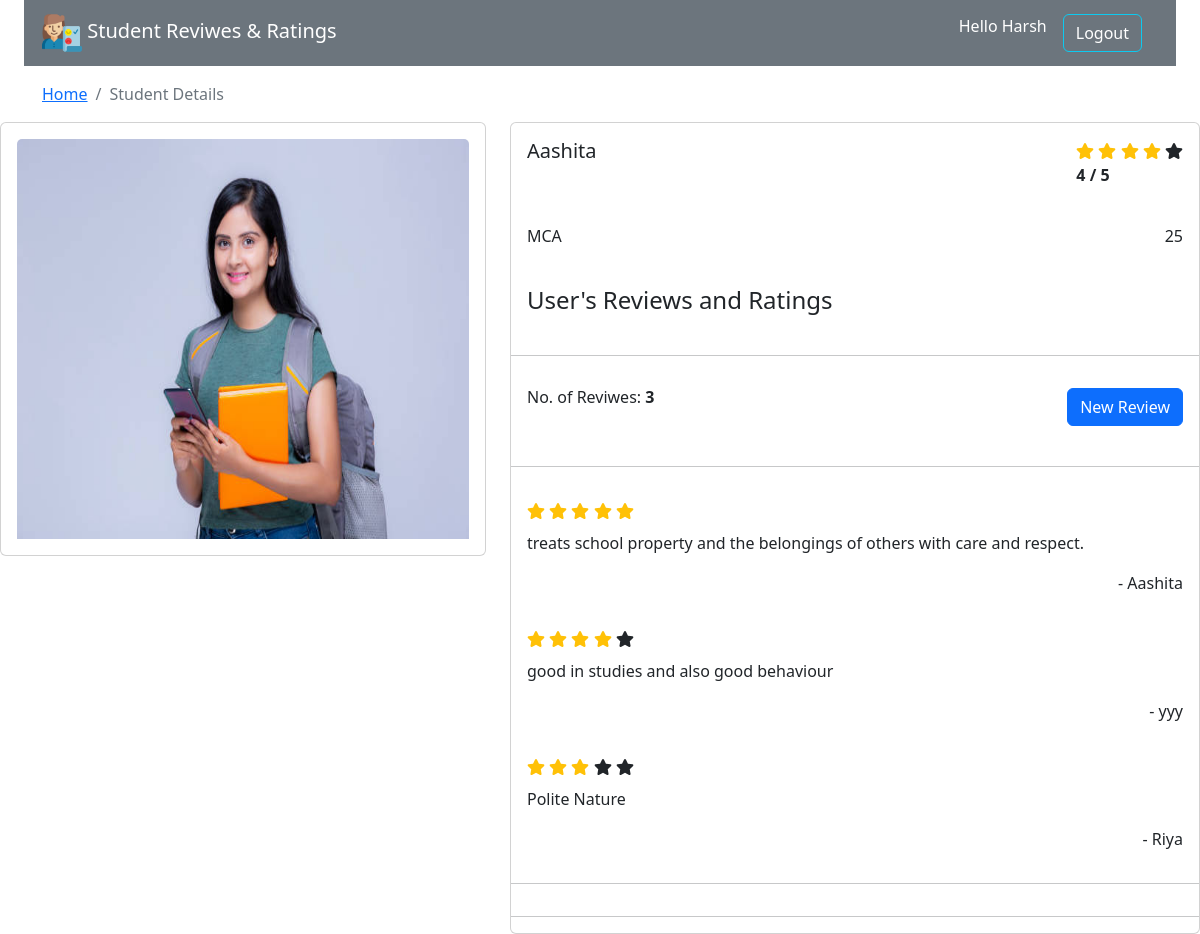
/StudentDetails.php?id=2 (signed in), run on the app's committed database.
### tables this page shows
CREATE TABLE `student_details` (
  `stu_id` int(11) NOT NULL,
  `stu_name` varchar(200) NOT NULL,
  `stu_img` varchar(100) NOT NULL,
  `stu_age` varchar(200) NOT NULL,
  `stu_edu` varchar(100) NOT NULL
);

CREATE TABLE `review` (
  `review_id` int(11) NOT NULL,
  `user_rating` tinyint(4) NOT NULL,
  `user_review` varchar(200) NOT NULL,
  `datetime` datetime NOT NULL,
  `sid` int(11) DEFAULT NULL,
  `logger_id` int(11) DEFAULT NULL
);

CREATE TABLE `user` (
  `user_id` int(11) NOT NULL,
  `user_name` varchar(200) NOT NULL,
  `user_email` varchar(200) NOT NULL,
  `user_password` varchar(200) NOT NULL
);

### StudentDetails.php (the view, shortened to what this page needs)
<!DOCTYPE html>
<html lang="en">
<head>
</head>
<body>
    <div class="container-fluid">
      <?php include 'header.php'?>
        <nav aria-label="breadcrumb">
            <div class="container my-3">
                <ol class="breadcrumb">
                    <li class="breadcrumb-item"><a href="index.php">Home</a></li>
                    <li class="breadcrumb-item active" aria-current="page">Student Details</li>
                  </ol>
            </div>
        </nav>
  </div>
        <?php
           require 'connection.php';
           $student_id = $_GET['id'];
           $sql = "SELECT * FROM student_details WHERE stu_id = $student_id";
           $result=$conn->query($sql);
        ?>
        <div class="d-flex justify-content-center">
          <div class="row">
            <?php      $data = mysqli_fetch_assoc($result);
              ?>
            <div class="col-sm-5">
              <div class="card">
                <div class="card-body">
                  <img src="./Images/<?php echo $data['stu_img'] ?>" class="card-img-top" alt="..." width="150" height="400">
                </div>
              </div>
            </div>
            <?php
                  $sql_review = "SELECT * from review as r join student_details as s on r.sid=s.stu_id JOIN user as u on u.user_id=r.logger_id WHERE stu_id=$student_id ";
                  $result_review=$conn->query($sql_review);
                  $value = mysqli_fetch_all($result_review,MYSQLI_ASSOC);
                ?>
                <?php
                    $sql_avg = "SELECT AVG(user_rating) AS AVG FROM review WHERE sid = $student_id";
                    $result_avg = $conn->query($sql_avg);
                    $average = mysqli_fetch_assoc($result_avg);
                ?>
                <?php
                    $sql_count = "SELECT COUNT(user_rating) AS TOTALCOUNT FROM review WHERE sid=$student_id";
                    $result_count = $conn->query($sql_count);
                    $count = mysqli_fetch_assoc($result_count);
                ?>
            <div class="col-sm-7">
              <div class="card">
                <div class="card-body d-flex justify-content-between">
                  <h5 class="card-title"><?php echo $data['stu_name'] ?></h5>
                  <p class="card-title">
                    <?php
                      $avg = abs($average['AVG']);
                      if($avg > 0){
                        for($i=1;$i<=5;$i++){
                          if($i <= $avg){
                    ?>
                    <i class="fas fa-star star-light avg_star text-warning"></i>
                    <?php } else { ?>
                      <i class="fas fa-star star-light avg_star"></i>
                  <?php } ?>
                  <?php } } ?>
                    <br>
                    <b><span id='averageRating'><?php echo abs($average['AVG']) ?> / 5</span></b>
                  </p>
                </div>
                <div class="card-body d-flex justify-content-between">
                  <h6 class="card-title"><?php echo $data['stu_edu'] ?></h6>
                  <h6 class="card-title"><?php echo $data['stu_age'] ?></h6>
                </div>
                <div class="card-body d-flex justify-content-between">
                  <h4 class="card-title">User's Reviews and Ratings</h4>
                </div>
                <hr>
                <div class="card-body d-flex justify-content-between">
                  <h6 class="card-title">
                    No. of Reviwes:
                    <span id="total_reviews"><b><?php echo $count['TOTALCOUNT']; ?></b></span>
                  </h6>
                  <a href="review.php?stu_rev_id=<?php echo $data['stu_id'] ?>">
                    <button class="card-title btn btn-primary" id="newReview">
                          New Review
                    </button>
                  </a>
                </div>
                <hr>
                <?php foreach($value as $data_review) {  ?>
                <div class="card-body">
                <p class="card-title">
               <?php
                   $index=$data_review['user_rating'];
                 if($index > 0) {
                  for($i=1; $i<=5;$i++){
                    if($i <=$index ){ ?>
                      <i class="fas fa-star star-light avg_star text-warning"></i>
                  <?php  } else {  ?>
                    <i class="fas fa-star star-light avg_star"></i>  <?php
                  }
                    ?>
                 <?php }
                 } ?>
 </p>
                  <p class="card-text"><?php echo $data_review['user_review'] ?></p>
                  <p class="card-text text-end">
                  -  <?php echo $data_review['user_name']; ?>
                  </p>
                </div>
                <?php } ?>
                <hr>
                <hr>
              </div>
            </div>
          </div>
        </div>
</body>
</html>

### data on the page
student_details: stu_img (picture), stu_name "Aashita", stu_edu "MCA", stu_age "25"
review: user_rating 5 (drawn), user_review "treats school property and the belongings of others with care and respect.", logger.user_name "Aashita"
review: user_rating 4 (drawn), user_review "good in studies and also good behaviour", logger.user_name "yyy"
review: user_rating 3 (drawn), user_review "Polite Nature", logger.user_name "Riya"

### other printed values
$_SESSION['user_name'] "Harsh"
abs($average['AVG']) "4"
$count['TOTALCOUNT'] "3"
